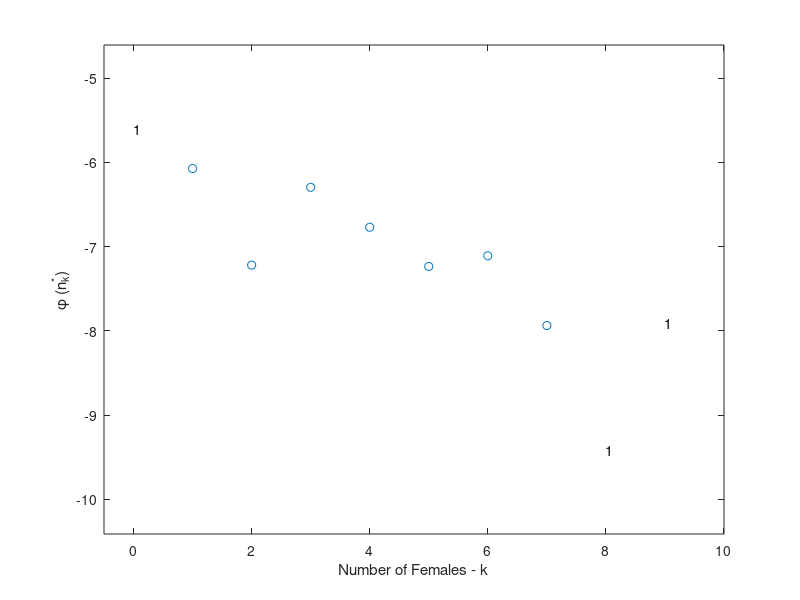

Here is the MATLAB script that generated this plot:
% Example 5.9
% Computational Statistics Handbook with MATLAB, 2nd Edition
% Wendy L. and Angel R. Martinez

% Binomialness plot.
k=0:9;
n=10;
n_k=[1 3 4 23 25 19 18 5 1 1];
N=sum(n_k);
nCk=zeros(size(k));
for i=k
   nCk(i+1)=nchoosek(n,i); 
end
phat=n_k/N;
nkstar=n_k-0.67-0.8*phat;
% Find the frequencies that are 1; nkstar=1/e.
ind1=find(n_k==1);
nkstar(ind1)= 1/2.718;
% Get phi(n_k) for plotting.
phik=log(nkstar./(N*nCk));
% Find the counts that are equal to 1.
ind=find(n_k~=1);
plot(k(ind),phik(ind),'o')
if ~isempty(ind1)
   text(k(ind1),phik(ind1),'1')
end
% Add some whitespace to see better.
axis([-0.5 max(k)+1 min(phik)-1 max(phik)+1])
xlabel('Number of Females - k')
ylabel('\phi (n^*_k)')
